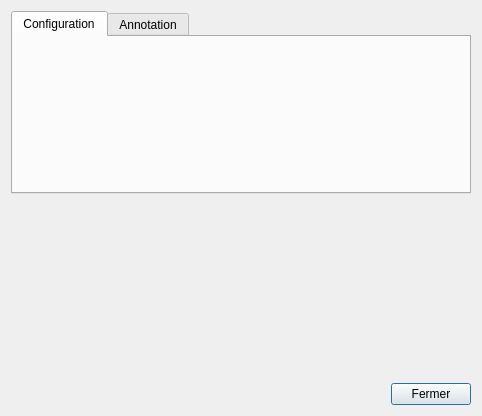
<?xml version="1.0" encoding="UTF-8"?>
<ui version="4.0">
 <class>DialogAutoNum</class>
 <widget class="QDialog" name="DialogAutoNum">
  <property name="geometry">
   <rect>
    <x>0</x>
    <y>0</y>
    <width>482</width>
    <height>416</height>
   </rect>
  </property>
  <property name="windowTitle">
   <string>Annotation des schémas</string>
  </property>
  <property name="windowIcon">
   <iconset resource="../../qelectrotech.qrc">
    <normaloff>:/ico/oxygen-icons/32x32/apps/qelectrotech.png</normaloff>:/ico/oxygen-icons/32x32/apps/qelectrotech.png</iconset>
  </property>
  <layout class="QVBoxLayout" name="verticalLayout_2">
   <item>
    <widget class="QTabWidget" name="tabWidget">
     <property name="currentIndex">
      <number>0</number>
     </property>
     <widget class="QWidget" name="tab_2">
      <attribute name="title">
       <string>Configuration</string>
      </attribute>
      <layout class="QVBoxLayout" name="verticalLayout_6">
       <item>
        <layout class="QVBoxLayout" name="verticalLayout_5"/>
       </item>
      </layout>
     </widget>
     <widget class="QWidget" name="tab_annotation">
      <attribute name="title">
       <string>Annotation</string>
      </attribute>
      <layout class="QVBoxLayout" name="verticalLayout_3">
       <item>
        <layout class="QVBoxLayout" name="verticalLayout">
         <item>
          <widget class="QGroupBox" name="groupBox_Selection">
           <property name="title">
            <string>Sélection</string>
           </property>
           <layout class="QVBoxLayout" name="verticalLayout_4">
            <item>
             <layout class="QHBoxLayout" name="horizontalLayout_">
              <item>
               <widget class="QRadioButton" name="radioButton_conductor">
                <property name="text">
                 <string>Conducteurs</string>
                </property>
                <property name="icon">
                 <iconset resource="../../qelectrotech.qrc">
                  <normaloff>:/ico/22x22/conductor2.png</normaloff>:/ico/22x22/conductor2.png</iconset>
                </property>
                <property name="checked">
                 <bool>true</bool>
                </property>
               </widget>
              </item>
              <item>
               <widget class="QRadioButton" name="radioButton_component">
                <property name="enabled">
                 <bool>false</bool>
                </property>
                <property name="text">
                 <string>Composants</string>
                </property>
                <property name="icon">
                 <iconset resource="../../qelectrotech.qrc">
                  <normaloff>:/ico/22x22/single_page.png</normaloff>:/ico/22x22/single_page.png</iconset>
                </property>
               </widget>
              </item>
             </layout>
            </item>
            <item>
             <layout class="QVBoxLayout" name="verticalLayout_Selection"/>
            </item>
           </layout>
          </widget>
         </item>
         <item>
          <layout class="QHBoxLayout" name="horizontalLayout_2">
           <item>
            <widget class="QPushButton" name="pushButton_annotation">
             <property name="text">
              <string>Annotation</string>
             </property>
             <property name="icon">
              <iconset resource="../../qelectrotech.qrc">
               <normaloff>:/ico/16x16/edit-select-all.png</normaloff>:/ico/16x16/edit-select-all.png</iconset>
             </property>
            </widget>
           </item>
           <item>
            <widget class="QPushButton" name="pushButton_delete">
             <property name="text">
              <string>Supprimer l'annotation</string>
             </property>
             <property name="icon">
              <iconset resource="../../qelectrotech.qrc">
               <normaloff>:/ico/16x16/edit-delete.png</normaloff>:/ico/16x16/edit-delete.png</iconset>
             </property>
            </widget>
           </item>
          </layout>
         </item>
        </layout>
       </item>
      </layout>
     </widget>
    </widget>
   </item>
   <item>
    <spacer name="verticalSpacer">
     <property name="orientation">
      <enum>Qt::Vertical</enum>
     </property>
     <property name="sizeHint" stdset="0">
      <size>
       <width>20</width>
       <height>40</height>
      </size>
     </property>
    </spacer>
   </item>
   <item>
    <layout class="QHBoxLayout" name="horizontalLayout">
     <item>
      <spacer name="horizontalSpacer">
       <property name="orientation">
        <enum>Qt::Horizontal</enum>
       </property>
       <property name="sizeHint" stdset="0">
        <size>
         <width>40</width>
         <height>20</height>
        </size>
       </property>
      </spacer>
     </item>
     <item>
      <widget class="QPushButton" name="pushButton_close">
       <property name="text">
        <string>Fermer</string>
       </property>
       <property name="default">
        <bool>true</bool>
       </property>
      </widget>
     </item>
    </layout>
   </item>
  </layout>
 </widget>
 <resources>
  <include location="../../qelectrotech.qrc"/>
 </resources>
 <connections/>
</ui>
